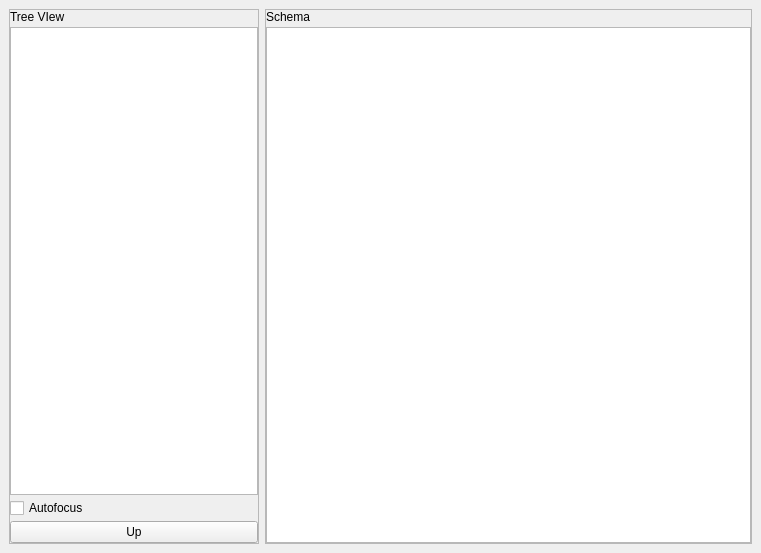
<?xml version="1.0" encoding="UTF-8"?>
<ui version="4.0">
 <class>visualHFSM</class>
 <widget class="QMainWindow" name="visualHFSM">
  <property name="geometry">
   <rect>
    <x>0</x>
    <y>0</y>
    <width>761</width>
    <height>553</height>
   </rect>
  </property>
  <property name="windowTitle">
   <string>visualHFSM - runtimeGUI</string>
  </property>
  <widget class="QWidget" name="centralwidget">
   <layout class="QHBoxLayout" name="horizontalLayout">
    <item>
     <widget class="QFrame" name="frameTreeView">
      <property name="maximumSize">
       <size>
        <width>250</width>
        <height>16777215</height>
       </size>
      </property>
      <property name="frameShape">
       <enum>QFrame::StyledPanel</enum>
      </property>
      <property name="frameShadow">
       <enum>QFrame::Raised</enum>
      </property>
      <property name="lineWidth">
       <number>1</number>
      </property>
      <layout class="QVBoxLayout" name="verticalLayout_10">
       <property name="spacing">
        <number>3</number>
       </property>
       <property name="margin">
        <number>0</number>
       </property>
       <item>
        <widget class="QLabel" name="TreeViewLabel">
         <property name="text">
          <string>Tree VIew</string>
         </property>
        </widget>
       </item>
       <item>
        <widget class="QTreeView" name="treeView"/>
       </item>
       <item>
        <widget class="QCheckBox" name="autofocus">
         <property name="text">
          <string>Autofocus</string>
         </property>
        </widget>
       </item>
       <item>
        <widget class="QPushButton" name="upButton">
         <property name="text">
          <string>Up</string>
         </property>
        </widget>
       </item>
      </layout>
     </widget>
    </item>
    <item>
     <widget class="QFrame" name="frameSchema">
      <property name="frameShape">
       <enum>QFrame::StyledPanel</enum>
      </property>
      <property name="frameShadow">
       <enum>QFrame::Raised</enum>
      </property>
      <layout class="QVBoxLayout" name="verticalLayout_9">
       <property name="spacing">
        <number>3</number>
       </property>
       <property name="margin">
        <number>0</number>
       </property>
       <item>
        <widget class="QLabel" name="SchemaLabel">
         <property name="text">
          <string>Schema</string>
         </property>
        </widget>
       </item>
       <item>
        <widget class="QGraphicsView" name="schemaView"/>
       </item>
      </layout>
     </widget>
    </item>
   </layout>
  </widget>
 </widget>
 <resources/>
 <connections/>
</ui>
